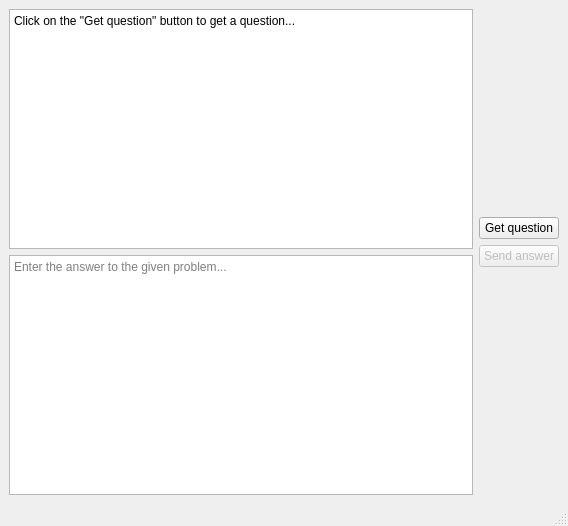
<?xml version="1.0" encoding="UTF-8"?>
<ui version="4.0">
 <class>MainWindow</class>
 <widget class="QMainWindow" name="MainWindow">
  <property name="geometry">
   <rect>
    <x>0</x>
    <y>0</y>
    <width>568</width>
    <height>526</height>
   </rect>
  </property>
  <property name="windowTitle">
   <string>AI Quiz</string>
  </property>
  <widget class="QWidget" name="centralwidget">
   <layout class="QHBoxLayout" name="horizontalLayout">
    <item>
     <layout class="QVBoxLayout" name="verticalLayout_2">
      <item>
       <widget class="QTextEdit" name="questionEdit">
        <property name="readOnly">
         <bool>true</bool>
        </property>
        <property name="html">
         <string>&lt;!DOCTYPE HTML PUBLIC &quot;-//W3C//DTD HTML 4.0//EN&quot; &quot;http://www.w3.org/TR/REC-html40/strict.dtd&quot;&gt;
&lt;html&gt;&lt;head&gt;&lt;meta name=&quot;qrichtext&quot; content=&quot;1&quot; /&gt;&lt;meta charset=&quot;utf-8&quot; /&gt;&lt;style type=&quot;text/css&quot;&gt;
p, li { white-space: pre-wrap; }
hr { height: 1px; border-width: 0; }
li.unchecked::marker { content: &quot;\2610&quot;; }
li.checked::marker { content: &quot;\2612&quot;; }
&lt;/style&gt;&lt;/head&gt;&lt;body style=&quot; font-family:'Segoe UI'; font-size:9pt; font-weight:400; font-style:normal;&quot;&gt;
&lt;p style=&quot; margin-top:0px; margin-bottom:0px; margin-left:0px; margin-right:0px; -qt-block-indent:0; text-indent:0px;&quot;&gt;Click on the &amp;quot;Get question&amp;quot; button to get a question...&lt;/p&gt;&lt;/body&gt;&lt;/html&gt;</string>
        </property>
        <property name="placeholderText">
         <string/>
        </property>
       </widget>
      </item>
      <item>
       <widget class="QTextEdit" name="answerEdit">
        <property name="placeholderText">
         <string>Enter the answer to the given problem...</string>
        </property>
       </widget>
      </item>
     </layout>
    </item>
    <item>
     <layout class="QVBoxLayout" name="verticalLayout">
      <item>
       <spacer name="verticalSpacer">
        <property name="orientation">
         <enum>Qt::Orientation::Vertical</enum>
        </property>
        <property name="sizeHint" stdset="0">
         <size>
          <width>20</width>
          <height>40</height>
         </size>
        </property>
       </spacer>
      </item>
      <item>
       <widget class="QPushButton" name="getQuestionButton">
        <property name="text">
         <string>Get question</string>
        </property>
       </widget>
      </item>
      <item>
       <widget class="QPushButton" name="sendAnswerButton">
        <property name="enabled">
         <bool>false</bool>
        </property>
        <property name="text">
         <string>Send answer</string>
        </property>
       </widget>
      </item>
      <item>
       <widget class="QLabel" name="questionCountLabel">
        <property name="text">
         <string/>
        </property>
       </widget>
      </item>
      <item>
       <spacer name="verticalSpacer_2">
        <property name="orientation">
         <enum>Qt::Orientation::Vertical</enum>
        </property>
        <property name="sizeHint" stdset="0">
         <size>
          <width>20</width>
          <height>40</height>
         </size>
        </property>
       </spacer>
      </item>
     </layout>
    </item>
   </layout>
  </widget>
  <widget class="QMenuBar" name="menubar">
   <property name="geometry">
    <rect>
     <x>0</x>
     <y>0</y>
     <width>568</width>
     <height>18</height>
    </rect>
   </property>
  </widget>
  <widget class="QStatusBar" name="statusbar"/>
 </widget>
 <resources/>
 <connections/>
</ui>
